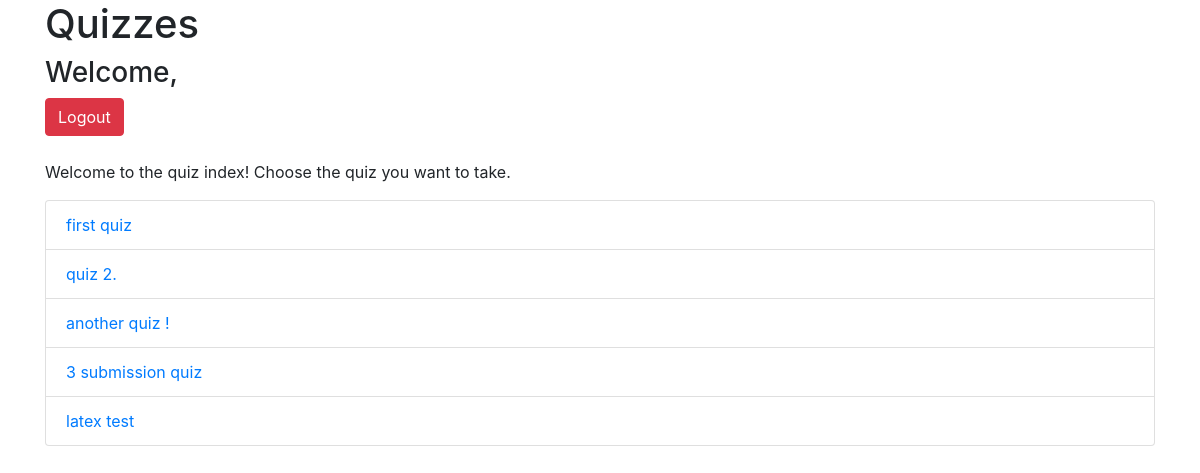
The app's page /quiz/ (signed in) with its own data.
### quiz/models.py (models this page shows, shortened)
class Quiz(models.Model):
    name = models.CharField(max_length=1000)
    max_subs = models.IntegerField(default = 99999)

### quiz/views.py (the view, shortened to what this page needs)
# urls.py: path('', views.index, name='index'),
def index(request):
    quizzes = Quiz.objects.all()
    failed = False
    if request.method == "POST" and "signup" in request.POST.keys():
        template = loader.get_template('quiz/signup.html')
        context = {}
        return HttpResponse(template.render(context, request))
    if request.user.is_authenticated:
        loggedIn = True
    else:
        loggedIn = False
    template = loader.get_template('quiz/index.html')
    context = {
        'quizzes': quizzes,
        'loggedIn': loggedIn,
        'user': request.user,
        'failed': failed,
    }
    return HttpResponse(template.render(context, request))

### quiz/templates/quiz/index.html (shortened to what this page needs)
<!DOCTYPE html>
<html>
  <head>
      <link rel="stylesheet" href="https://maxcdn.bootstrapcdn.com/bootstrap/4.4.1/css/bootstrap.min.css" />
  </head>
  <body>
    <div class = "container">
      <h1>Quizzes</h1>
      {% if loggedIn %}
          <h3>Welcome, {{ user.first_name }} {{ user.last_name }}</h3>
        <form method = "POST">
          <button type="submit" class="btn btn-danger">Logout</button>
        </form>
        <br />
        <p>Welcome to the quiz index! Choose the quiz you want to take.</p>
        <ul class = "list-group">
          {% for quiz in quizzes %}
            <li class = "list-group-item"><a href = {{quiz.id}}>{{quiz.name}}</a></li>
          {% endfor %}
        </ul>
      {% endif %}
    </div>
  </body>
</html>

### records on screen
Quiz: name "first quiz"
Quiz: name "quiz 2."
Quiz: name "another quiz !"
Quiz: name "3 submission quiz"
Quiz: name "latex test"
